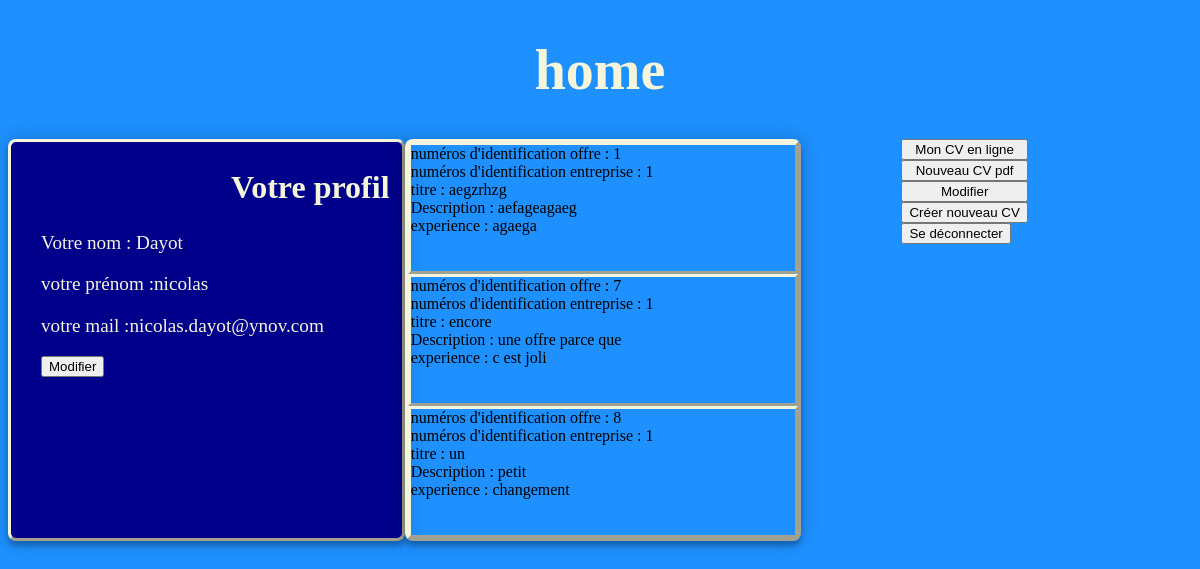
Page /homes/home_c.php (signed in) on the committed database.
### tables this page shows
CREATE TABLE `offre` (
  `id_offre` int(11) NOT NULL,
  `id_entreprise` int(11) NOT NULL,
  `titre` varchar(100) NOT NULL,
  `description_offre` varchar(255) NOT NULL,
  `experience` varchar(150) NOT NULL
);

### homes/home_c.php (the view, shortened to what this page needs)
<?php
include_once('../config/pdo.php');
$user = $_SESSION['user'];
$reflexion = new ReflectionObject($user);
$nom = $reflexion->getProperty('nom');
$nom->setAccessible(true);
$prenom = $reflexion->getProperty('prenom');
$prenom->setAccessible(true);
$mail = $reflexion->getProperty('mail');
$mail->setAccessible(true);
$query = $pdo->query("SELECT id_offre AS `numéros d'identification offre`, id_entreprise AS `numéros d'identification entreprise`, titre, description_offre AS `Description`, experience FROM offre");
$liste_offre = $query->fetchAll(PDO::FETCH_ASSOC);
?>
<!doctype html>
<html lang="fr">
<head>
  <link rel="stylesheet" href="styleC.css">
</head>
<body>
    <h1>home</h1>
    <div id='container'>
        <div id='profil'>
            <h2>Votre profil</h2>
            <p>
            <?php
                echo 'Votre nom : ' . $nom->getValue($user);
            ?>
            </p>
            <p>
            <?php
                echo 'votre prénom :' . $prenom->getValue($user);
            ?>
            </p>
            <p>
            <?php
                echo 'votre mail :' . $mail->getValue($user);
            ?>
            </p>
            <button id="buttonP" onclick ="window.location.href = 'http://localhost:8080/tp_php/update_profil/form_update_c.html';">Modifier</button>
        </div>
        <div id='offres'>
            <table>
            <?php
                foreach($liste_offre as $offres)
                {
                    echo "<div id='uneoffre'";
                    echo "<tr>";
                    foreach($offres as $key => $offre)
                    {
                        echo "{$key} : {$offre} ";
                    }
                    echo "</div>";
                }
            ?>
            </table>
        </div>
        <div id='button'>
            <button onclick ="window.location.href = 'http://localhost:8080/tp_php/CV/CV.php';">Mon CV en ligne</button>
            <button onclick ="window.location.href = 'http://localhost:8080/tp_php/CV/upload_new.php';">Nouveau CV pdf</button>
            <button onclick ="window.location.href = 'http://localhost:8080/tp_php/CV/form_cv.html';">Modifier</button>
            <a href="http://localhost:8080/tp_php/CV/new_cv.html"><button>Créer nouveau CV</button></a>
            <a href="http://localhost:8080/tp_php/deconnect/deconnect.php"><button>Se déconnecter</button></a>
        </div>
    </div>
</body>
</html>

### homes/styleC.css (style rules this page uses)
body { background-color: dodgerblue; }
#container { display: flex; flex-direction: row; }
p { color: beige; font-size: larger; margin-left: 30px; }
h1 { color: beige; font-size: 56px; text-align: center; }
h2 { color: beige; font-size: xx-large; margin-left: 220px; }
#buttonP { margin-left: 30px; }
#profil { border-color: beige; border-style: outset; background-color: darkblue; border-radius: 2%; box-shadow: 0 0 20px 0 rgba(0, 0, 0, 0.2), 0 5px 5px 0 rgba(0, 0, 0, 0.24); width: 33%; }
#offres { border-color: beige; border-style: outset; border-radius: 2%; box-shadow: 0 0 20px 0 rgba(0, 0, 0, 0.2), 0 5px 5px 0 rgba(0, 0, 0, 0.24); width: 33%; }
#button { display: flex; flex-direction: column; margin-left: 100px; }
#uneoffre { border-color: beige; border-style: outset; }

### rows in the picture
offre: key "numéros d'identification offre", id_offre "1", key "numéros d'identification entreprise", id_entreprise "1", key "titre", titre "aegzrhzg", key "Description", description_offre "aefageagaeg", key "experience", experience "agaega"
offre: key "numéros d'identification offre", id_offre "7", key "numéros d'identification entreprise", id_entreprise "1", key "titre", titre "encore", key "Description", description_offre "une offre parce que", key "experience", experience "c est joli"
offre: key "numéros d'identification offre", id_offre "8", key "numéros d'identification entreprise", id_entreprise "1", key "titre", titre "un", key "Description", description_offre "petit", key "experience", experience "changement"

### other values in the picture
$nom->getValue($user) "Dayot"
$prenom->getValue($user) "nicolas"
$mail->getValue($user) "nicolas.dayot@ynov.com"
